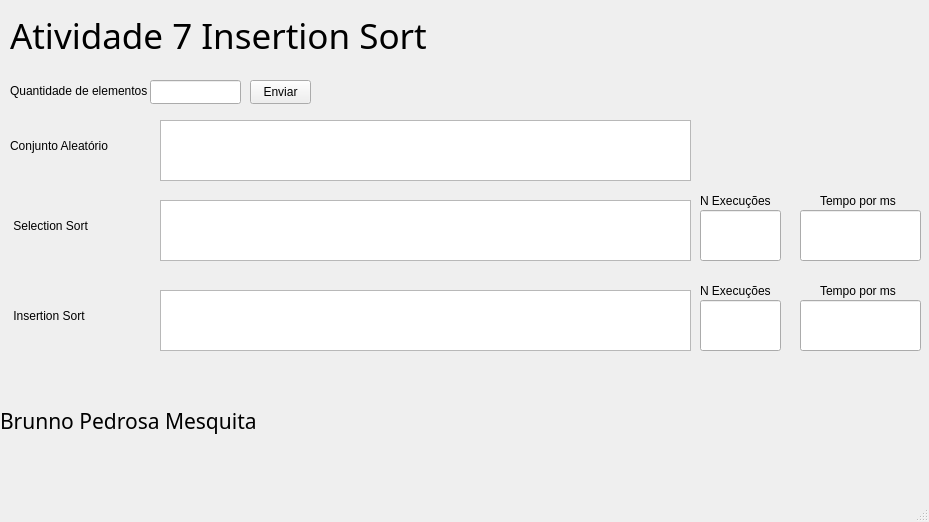
<?xml version="1.0" encoding="UTF-8"?>
<ui version="4.0">
 <class>MainWindow</class>
 <widget class="QMainWindow" name="MainWindow">
  <property name="geometry">
   <rect>
    <x>0</x>
    <y>0</y>
    <width>929</width>
    <height>522</height>
   </rect>
  </property>
  <property name="windowTitle">
   <string>MainWindow</string>
  </property>
  <widget class="QWidget" name="centralwidget">
   <widget class="QLineEdit" name="lineEdit_Tamanho">
    <property name="geometry">
     <rect>
      <x>150</x>
      <y>80</y>
      <width>91</width>
      <height>24</height>
     </rect>
    </property>
    <property name="font">
     <font>
      <family>MS UI Gothic</family>
      <pointsize>14</pointsize>
     </font>
    </property>
   </widget>
   <widget class="QTextEdit" name="textEdit_Conjunto">
    <property name="geometry">
     <rect>
      <x>160</x>
      <y>120</y>
      <width>531</width>
      <height>61</height>
     </rect>
    </property>
    <property name="font">
     <font>
      <family>MS UI Gothic</family>
      <pointsize>11</pointsize>
     </font>
    </property>
    <property name="readOnly">
     <bool>true</bool>
    </property>
   </widget>
   <widget class="QLabel" name="label_COri_2">
    <property name="geometry">
     <rect>
      <x>10</x>
      <y>190</y>
      <width>131</width>
      <height>71</height>
     </rect>
    </property>
    <property name="text">
     <string> Selection Sort</string>
    </property>
   </widget>
   <widget class="QLabel" name="label_COri">
    <property name="geometry">
     <rect>
      <x>10</x>
      <y>110</y>
      <width>111</width>
      <height>71</height>
     </rect>
    </property>
    <property name="text">
     <string>Conjunto Aleatório</string>
    </property>
   </widget>
   <widget class="QLabel" name="label_Tam">
    <property name="geometry">
     <rect>
      <x>10</x>
      <y>80</y>
      <width>141</width>
      <height>21</height>
     </rect>
    </property>
    <property name="text">
     <string>Quantidade de elementos</string>
    </property>
   </widget>
   <widget class="QLineEdit" name="lineEdit_Exec_Vet">
    <property name="geometry">
     <rect>
      <x>700</x>
      <y>210</y>
      <width>81</width>
      <height>51</height>
     </rect>
    </property>
   </widget>
   <widget class="QLabel" name="label_10">
    <property name="geometry">
     <rect>
      <x>700</x>
      <y>180</y>
      <width>81</width>
      <height>41</height>
     </rect>
    </property>
    <property name="text">
     <string>N Execuções</string>
    </property>
   </widget>
   <widget class="QTextEdit" name="textEdit_Ordenado">
    <property name="geometry">
     <rect>
      <x>160</x>
      <y>200</y>
      <width>531</width>
      <height>61</height>
     </rect>
    </property>
    <property name="font">
     <font>
      <family>MS UI Gothic</family>
      <pointsize>11</pointsize>
     </font>
    </property>
    <property name="readOnly">
     <bool>true</bool>
    </property>
   </widget>
   <widget class="QPushButton" name="pushButton_Tamanho">
    <property name="geometry">
     <rect>
      <x>250</x>
      <y>80</y>
      <width>61</width>
      <height>24</height>
     </rect>
    </property>
    <property name="text">
     <string>Enviar</string>
    </property>
   </widget>
   <widget class="QLabel" name="label">
    <property name="geometry">
     <rect>
      <x>10</x>
      <y>10</y>
      <width>541</width>
      <height>51</height>
     </rect>
    </property>
    <property name="font">
     <font>
      <family>Tw Cen MT</family>
      <pointsize>26</pointsize>
      <bold>false</bold>
     </font>
    </property>
    <property name="text">
     <string>Atividade 7 Insertion Sort</string>
    </property>
   </widget>
   <widget class="QLabel" name="label_COri_3">
    <property name="geometry">
     <rect>
      <x>10</x>
      <y>280</y>
      <width>131</width>
      <height>71</height>
     </rect>
    </property>
    <property name="text">
     <string> Insertion Sort</string>
    </property>
   </widget>
   <widget class="QTextEdit" name="textEdit_Ordenado_IS">
    <property name="geometry">
     <rect>
      <x>160</x>
      <y>290</y>
      <width>531</width>
      <height>61</height>
     </rect>
    </property>
    <property name="font">
     <font>
      <family>MS UI Gothic</family>
      <pointsize>11</pointsize>
     </font>
    </property>
    <property name="readOnly">
     <bool>true</bool>
    </property>
   </widget>
   <widget class="QLineEdit" name="lineEdit_Exec_Vet_2">
    <property name="geometry">
     <rect>
      <x>700</x>
      <y>300</y>
      <width>81</width>
      <height>51</height>
     </rect>
    </property>
   </widget>
   <widget class="QLabel" name="label_11">
    <property name="geometry">
     <rect>
      <x>700</x>
      <y>270</y>
      <width>81</width>
      <height>41</height>
     </rect>
    </property>
    <property name="text">
     <string>N Execuções</string>
    </property>
   </widget>
   <widget class="QLineEdit" name="lineEdit_tempoSS">
    <property name="geometry">
     <rect>
      <x>800</x>
      <y>210</y>
      <width>121</width>
      <height>51</height>
     </rect>
    </property>
   </widget>
   <widget class="QLineEdit" name="lineEdit_tempoIS">
    <property name="geometry">
     <rect>
      <x>800</x>
      <y>300</y>
      <width>121</width>
      <height>51</height>
     </rect>
    </property>
   </widget>
   <widget class="QLabel" name="label_12">
    <property name="geometry">
     <rect>
      <x>820</x>
      <y>270</y>
      <width>81</width>
      <height>41</height>
     </rect>
    </property>
    <property name="text">
     <string>Tempo por ms</string>
    </property>
   </widget>
   <widget class="QLabel" name="label_13">
    <property name="geometry">
     <rect>
      <x>820</x>
      <y>180</y>
      <width>81</width>
      <height>41</height>
     </rect>
    </property>
    <property name="text">
     <string>Tempo por ms</string>
    </property>
   </widget>
   <widget class="QLabel" name="label_2">
    <property name="geometry">
     <rect>
      <x>0</x>
      <y>380</y>
      <width>311</width>
      <height>81</height>
     </rect>
    </property>
    <property name="font">
     <font>
      <family>Franklin Gothic Demi Cond</family>
      <pointsize>16</pointsize>
     </font>
    </property>
    <property name="text">
     <string>Brunno Pedrosa Mesquita</string>
    </property>
   </widget>
  </widget>
  <widget class="QMenuBar" name="menubar">
   <property name="geometry">
    <rect>
     <x>0</x>
     <y>0</y>
     <width>929</width>
     <height>21</height>
    </rect>
   </property>
  </widget>
  <widget class="QStatusBar" name="statusbar"/>
 </widget>
 <resources/>
 <connections/>
</ui>
